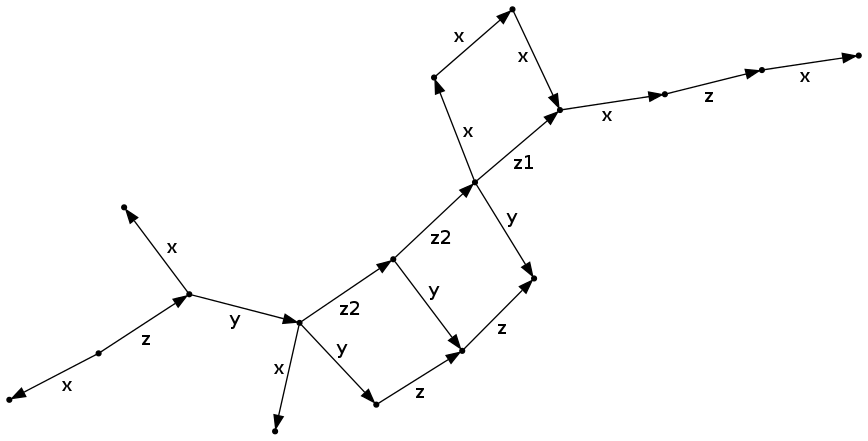

This chart was generated by the following Python code:
from graph import *

H=Graph()
a1=H.addVertex()
a2=H.addVertex()
a3=H.addVertex()
a4=H.addVertex()
a5=H.addVertex()
a6=H.addVertex()
a7=H.addVertex()
a8=H.addVertex()
a9=H.addVertex()
a10=H.addVertex()
a11=H.addVertex()
a12=H.addVertex()
a13=H.addVertex()
a14=H.addVertex()
a15=H.addVertex()
a16=H.addVertex()
a17=H.addVertex()
H.addEdge(a1,a6,'x')
H.addEdge(a2,a1,'y')
H.addEdge(a3,a2,'z')
H.addEdge(a3,a4,'x')
H.addEdge(a2,a5,'x')
H.addEdge(a1,a7,'z2')
H.addEdge(a1,a8,'y')
H.addEdge(a8,a9,'z')
H.addEdge(a7,a9,'y')
H.addEdge(a7,a11,'z2')
H.addEdge(a9,a10,'z')
H.addEdge(a11,a10,'y')
H.addEdge(a11,a12,'x')
H.addEdge(a12,a13,'x')
H.addEdge(a13,a14,'x')
H.addEdge(a11,a14,'z1')
H.addEdge(a14,a15,'x')
H.addEdge(a15,a16,'z')
H.addEdge(a16,a17,'x')

print "digraph H {"
print (str(H))
print "}"
